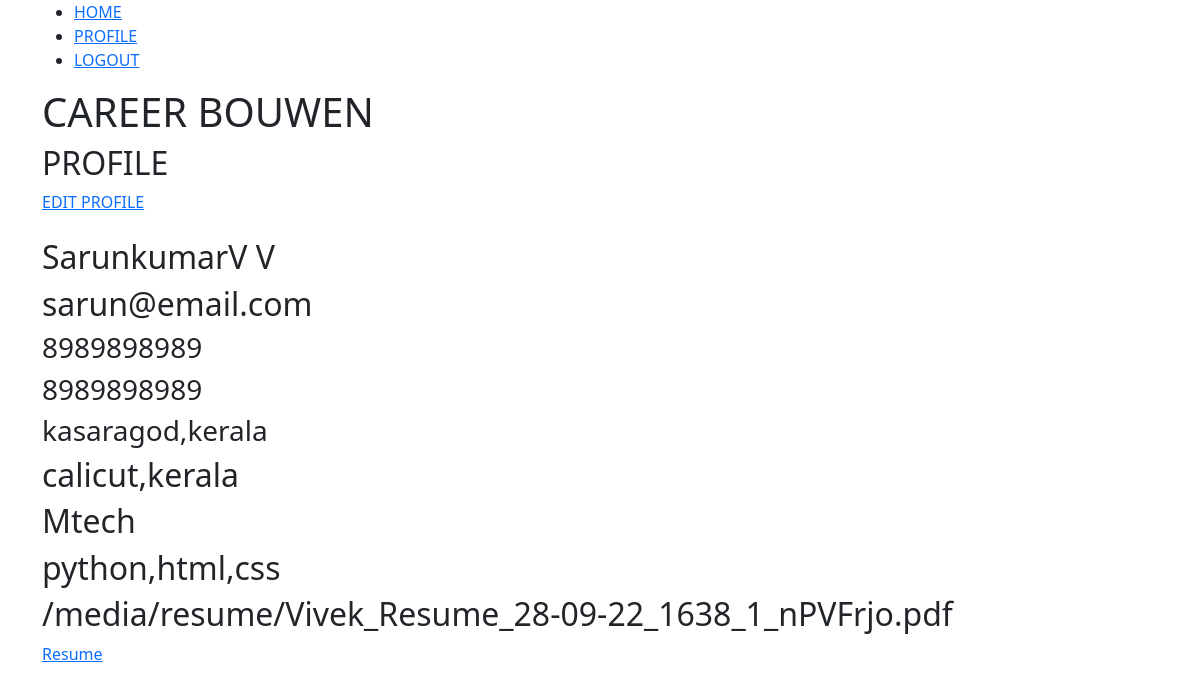
Screenshot of /profile (signed in) with the database file from the repository.
### app1/models.py (models this page shows)
class UserProfile(models.Model):
    profile_user=models.ForeignKey(User,on_delete=models.CASCADE)
    photo=models.ImageField(upload_to='profile_photos/', blank=True)
    email=models.EmailField(null=True)
    phone1=models.CharField(max_length=255,null=True)
    phone2=models.CharField(max_length=255,null=True)
    current_address=models.CharField(max_length=255)
    permanant_address=models.CharField(max_length=255)
    Education=models.CharField(max_length=255)
    skills=models.CharField(max_length=255)
    certifications=models.CharField(max_length=255)
    resume=models.FileField(upload_to='resume/',blank=True)
    class Meta:
        app_label='app1'

### app1/views.py (the view)
# urls.py: path('profile',views.profile,name='profile'),
def profile(request):
    if request.method=='POST':
        permanantAddress=request.POST['permanantAddress']
        currentAddress=request.POST['currentAddress']
        phone1=request.POST['phone1']
        phone2=request.POST['phone2']
        photo=request.FILES.get('photo')
        education=request.POST['education']
        skills=request.POST['skills']
        resume=request.FILES.get('resume')
        user=request.user
        new_profile=UserProfile(
            profile_user=user,
            current_address=currentAddress,
            permanant_address=permanantAddress,
            phone1=phone1,
            phone2=phone2,
            photo=photo,
            Education=education,
            skills=skills,
            resume=resume
        )
        new_profile.save()
        print('success')
        return redirect('index')
    else:
        user=request.user
        profile=UserProfile.objects.get(profile_user=user)
        return render(request,'profile.html',{"profile":profile})

### templates/profile.html (shortened to what this page needs)
{% extends 'base.html' %}
{% block content1 %}
    <h2>PROFILE</h2>
    <a href="{% url 'edit_profile' %}">EDIT PROFILE</a>
    <br>
    {% if profile %}
    <h2>{{profile.profile_user.first_name}}{{profile.profile_user.last_name}}</h2>
    <h2>{{profile.profile_user.email}}</h2>
    <h3>{{profile.phone1}}</h3>
    <h3>{{profile.phone2}}</h3>
    <h3>{{profile.permanant_address}}</h3>
    <h2>{{profile.current_address}}</h2>
    <h2>{{profile.Education}}</h2>
    <h2>{{profile.skills}}</h2>
    <h2>{{profile.resume.url}}</h2>
    {% endif %}
    <a href="{{profile.resume.url}}">Resume</a>
{% endblock %}

### templates/base.html (shortened to what this page needs)
<!DOCTYPE html>
<html lang="en">
<head>
    <link href="https://cdn.jsdelivr.net/npm/bootstrap@5.3.2/dist/css/bootstrap.min.css" rel="stylesheet">
</head>
    <body class="container">
        <div>
        <ul>
            <li><a href="{% url 'index' %}">HOME</a></li>
            {% if not user.is_authenticated %}
            <li><a href="{% url 'userlogin' %}">LOGIN</a></li>
            <li><a href="{% url 'register' %}">REGISTER</a></li>
            {% else %}
            <li><a href="{% url 'profile' %}">PROFILE</a></li>
            <li><a href="{% url 'userlogout' %}">LOGOUT</a></li>
            {% endif %}
        </ul>
        <h1>CAREER BOUWEN</h1>
        {% block content1 %}
        {% endblock %}
        </div>
    </body>
</html>

### rows the page displays
UserProfile: profile_user.first_name "Sarunkumar", profile_user.last_name "V V", profile_user.email "sarun@email.com", phone1 "8989898989", phone2 "8989898989", permanant_address "kasaragod,kerala", current_address "calicut,kerala", Education "Mtech", skills "python,html,css", resume "/media/resume/Vivek_Resume_28-09-22_1638_1_nPVFrjo.pdf"
